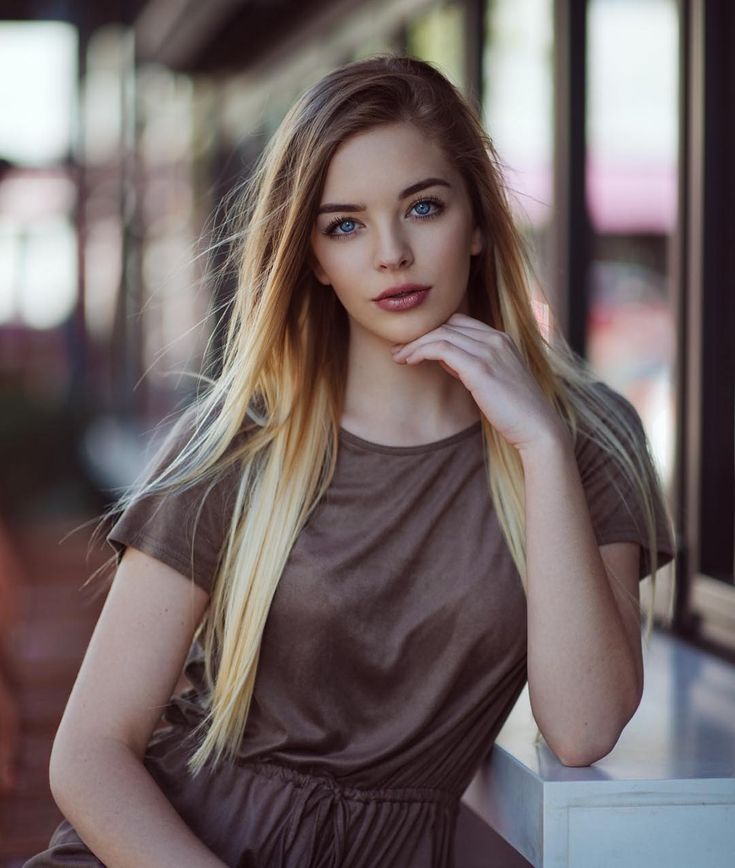
#> input picture girl2.jpg, 735 x 868 px
$ jupyter execute --allow-errors practicaPreviaEval2Parcial.ipynb
#> lines starting #> are read from the running program, lines starting #| are printed output that depends on the picture
[cell 1]
import cv2
import numpy as np
import matplotlib.pyplot as plt

img_pato = cv2.imread('pato.jpg', cv2.IMREAD_GRAYSCALE)
img_puntos = cv2.imread('puntos.png', cv2.IMREAD_GRAYSCALE)

img_color_pato = cv2.imread('pato.jpg')
#> (the rest of this cell did not finish here and is left out)

ejercicio 2

[cell 2]
import cv2
import numpy as np
import matplotlib.pyplot as plt
import skimage.measure as ms

def red_counter(img):
    gray = cv2.cvtColor(img, cv2.COLOR_BGR2GRAY)
    _, binary = cv2.threshold(gray, 200, 255, cv2.THRESH_BINARY_INV)
    labels = ms.label(binary, connectivity=2)
    count = np.max(labels)
    return count, binary

def orange_counter(img):
    gray = cv2.cvtColor(img, cv2.COLOR_BGR2GRAY)
    _, binary = cv2.threshold(gray, 220, 255, cv2.THRESH_BINARY_INV)
    labels = ms.label(binary, connectivity=2)
    count = np.max(labels)
    return count, binary

def yellow_counter(img):
    gray = cv2.cvtColor(img, cv2.COLOR_BGR2GRAY)
    _, binary = cv2.threshold(gray, 230, 255, cv2.THRESH_BINARY_INV)
    labels = ms.label(binary, connectivity=2)
    count = np.max(labels)
    return count, binary

def green_counter(img):
    gray = cv2.cvtColor(img, cv2.COLOR_BGR2GRAY)
    _, binary = cv2.threshold(gray, 230, 232, cv2.THRESH_BINARY_INV)
    labels = ms.label(binary, connectivity=2)
    count = np.max(labels)
    return count, binary

def blue_counter(img):
    gray = cv2.cvtColor(img, cv2.COLOR_BGR2GRAY)
    _, binary = cv2.threshold(gray, 230, 245, cv2.THRESH_BINARY_INV)
    labels = ms.label(binary, connectivity=2)
    count = np.max(labels)
    return count, binary

img = cv2.imread('colores.jpg')

#> (the rest of this cell did not finish here and is left out)

ejercicio 3

[cell 3]
import cv2
import matplotlib.pyplot as plt

imagen = cv2.imread('girl2.jpg')
#> imagen is the input picture: shape (868, 735, 3); mean B, G, R 102.3, 102.4, 114.8

imagen_gris = cv2.cvtColor(imagen, cv2.COLOR_BGR2GRAY)
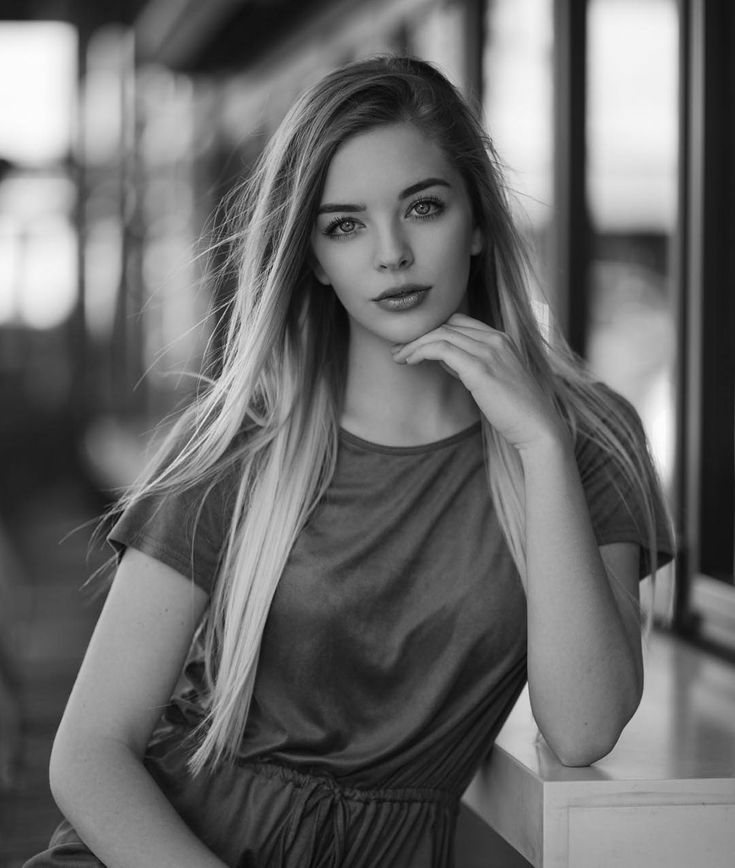
#> imagen_gris: shape (868, 735); min 2, max 254, mean 106.1

imagen_borrosa = cv2.GaussianBlur(imagen_gris, (5, 5), 1.4)

bordes = cv2.Canny(imagen_borrosa, 20, 80)
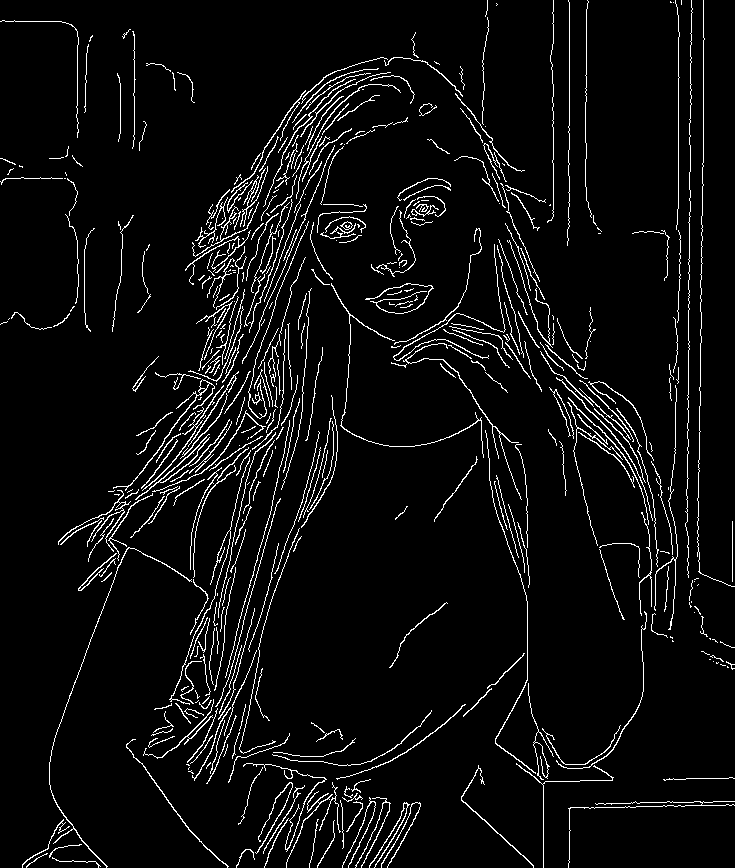
#> bordes: shape (868, 735); 5.2% white in thin lines or dots

plt.figure(figsize=(10, 5))

plt.subplot(1, 2, 1)
plt.imshow(cv2.cvtColor(imagen, cv2.COLOR_BGR2RGB))
plt.title('imagen original')

plt.subplot(1, 2, 2)
plt.imshow(bordes, cmap='gray')
plt.title('imagen con canny')

plt.show()
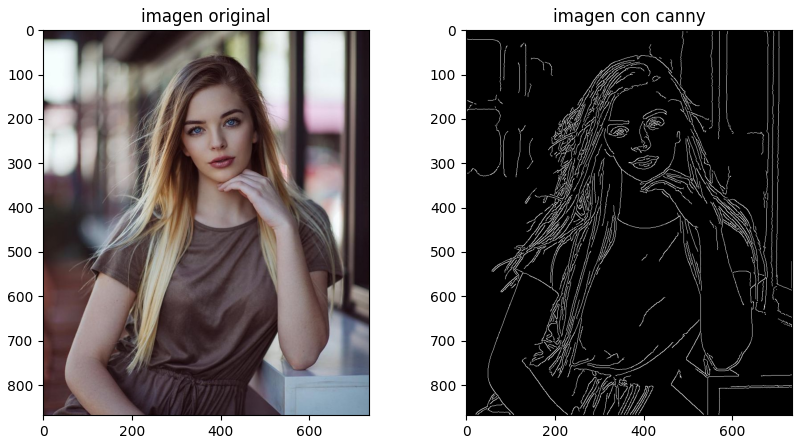
#> figure drawn by matplotlib, 2 panels

[cell 4]
import cv2
import matplotlib.pyplot as plt

# Leer la imagen
imagen = cv2.imread('binary_inv.jpg')
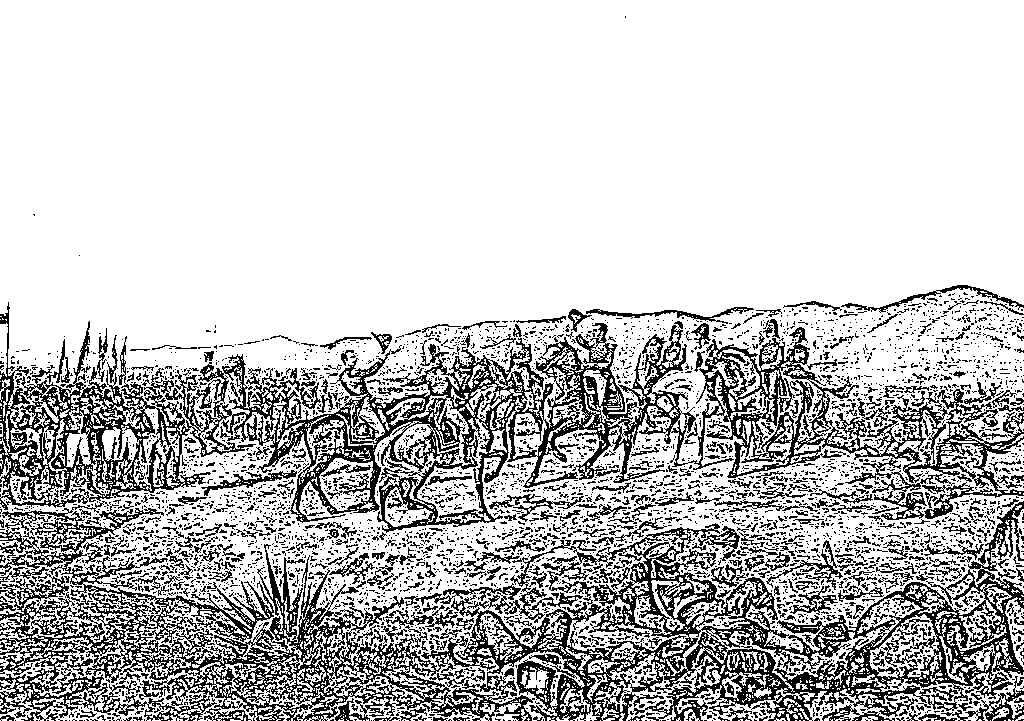
#> input picture binary_inv.jpg, 1024 x 721 px
#> imagen is the input picture: shape (721, 1024, 3); min 0, max 255, mean 196.3


# Convertir la imagen a escala de grises
imagen_gris = cv2.cvtColor(imagen, cv2.COLOR_BGR2GRAY)
#> imagen_gris: shape (721, 1024)

# Aplicar binarización usando un umbral
umbral, imagen_binarizada = cv2.threshold(imagen_gris, 127, 255, cv2.THRESH_BINARY_INV)
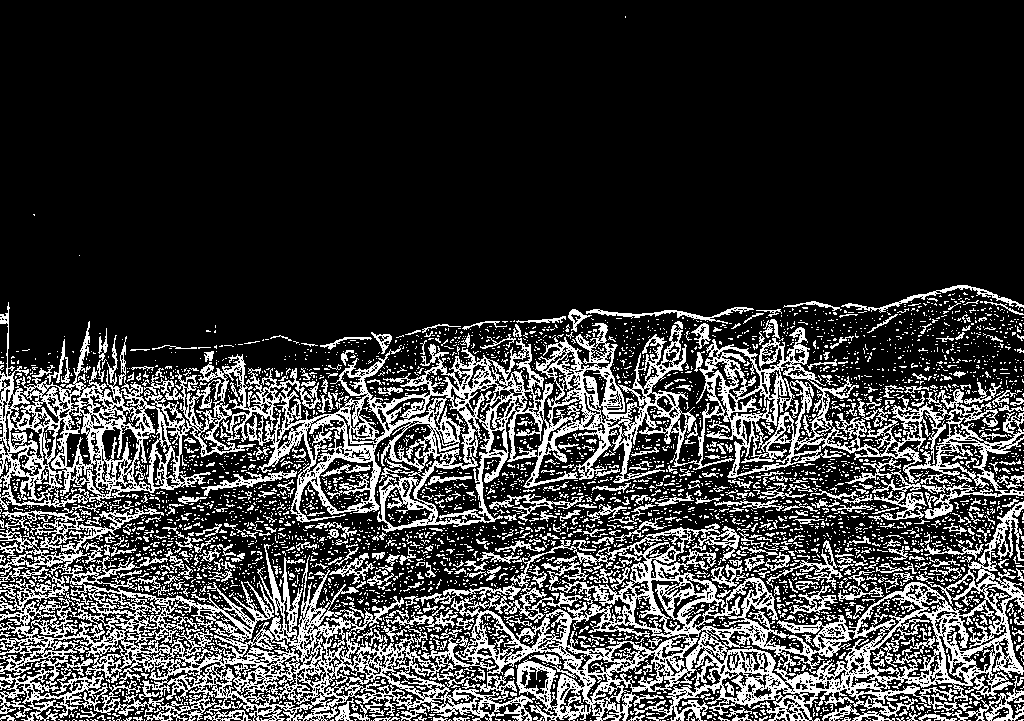
#> imagen_binarizada: shape (721, 1024); 23% white in thin lines or dots

# Guardar la imagen binarizada
cv2.imwrite('bunarizada_inv.jpg', imagen_binarizada)

# Mostrar la imagen original y la imagen binarizada
fig, axs = plt.subplots(1, 2, figsize=(10, 5))

axs[0].imshow(cv2.cvtColor(imagen, cv2.COLOR_BGR2RGB))
axs[0].set_title('Imagen Original')
axs[0].axis('off')

axs[1].imshow(imagen_binarizada, cmap='gray')
axs[1].set_title('Imagen Binarizada')
axs[1].axis('off')

plt.show()
